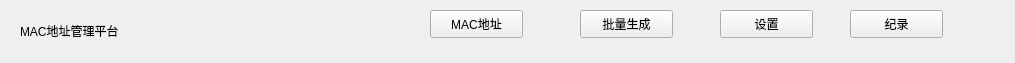
<?xml version="1.0" encoding="UTF-8"?>
<ui version="4.0">
 <class>NavBarWid</class>
 <widget class="QWidget" name="NavBarWid">
  <property name="geometry">
   <rect>
    <x>0</x>
    <y>0</y>
    <width>1015</width>
    <height>63</height>
   </rect>
  </property>
  <property name="windowTitle">
   <string>Form</string>
  </property>
  <widget class="QLabel" name="label">
   <property name="geometry">
    <rect>
     <x>20</x>
     <y>10</y>
     <width>151</width>
     <height>41</height>
    </rect>
   </property>
   <property name="text">
    <string>MAC地址管理平台</string>
   </property>
  </widget>
  <widget class="QPushButton" name="macBtn">
   <property name="geometry">
    <rect>
     <x>430</x>
     <y>10</y>
     <width>93</width>
     <height>28</height>
    </rect>
   </property>
   <property name="text">
    <string>MAC地址</string>
   </property>
  </widget>
  <widget class="QPushButton" name="batchBtn">
   <property name="geometry">
    <rect>
     <x>580</x>
     <y>10</y>
     <width>93</width>
     <height>28</height>
    </rect>
   </property>
   <property name="text">
    <string>批量生成</string>
   </property>
  </widget>
  <widget class="QPushButton" name="setBtn">
   <property name="geometry">
    <rect>
     <x>720</x>
     <y>10</y>
     <width>93</width>
     <height>28</height>
    </rect>
   </property>
   <property name="text">
    <string>设置</string>
   </property>
  </widget>
  <widget class="QPushButton" name="logBtn">
   <property name="geometry">
    <rect>
     <x>850</x>
     <y>10</y>
     <width>93</width>
     <height>28</height>
    </rect>
   </property>
   <property name="text">
    <string>纪录</string>
   </property>
  </widget>
 </widget>
 <resources/>
 <connections/>
</ui>
